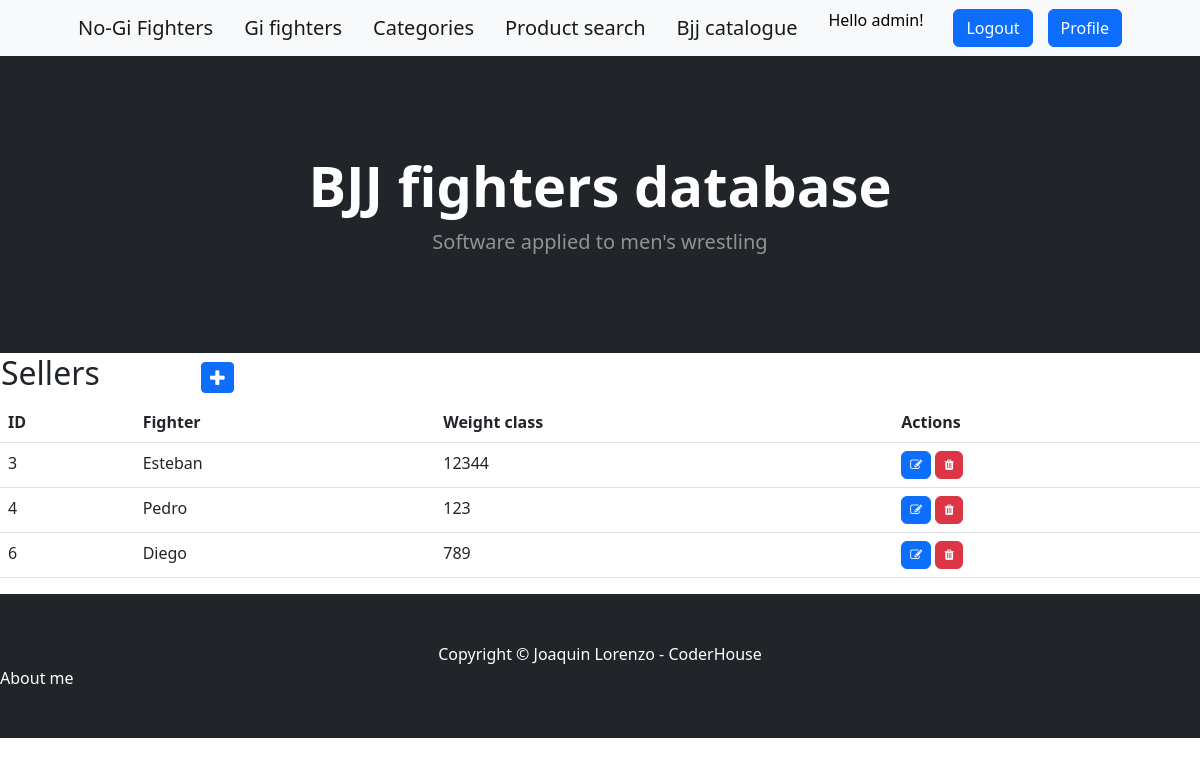
The app's page /sellers/ (signed in), older data.
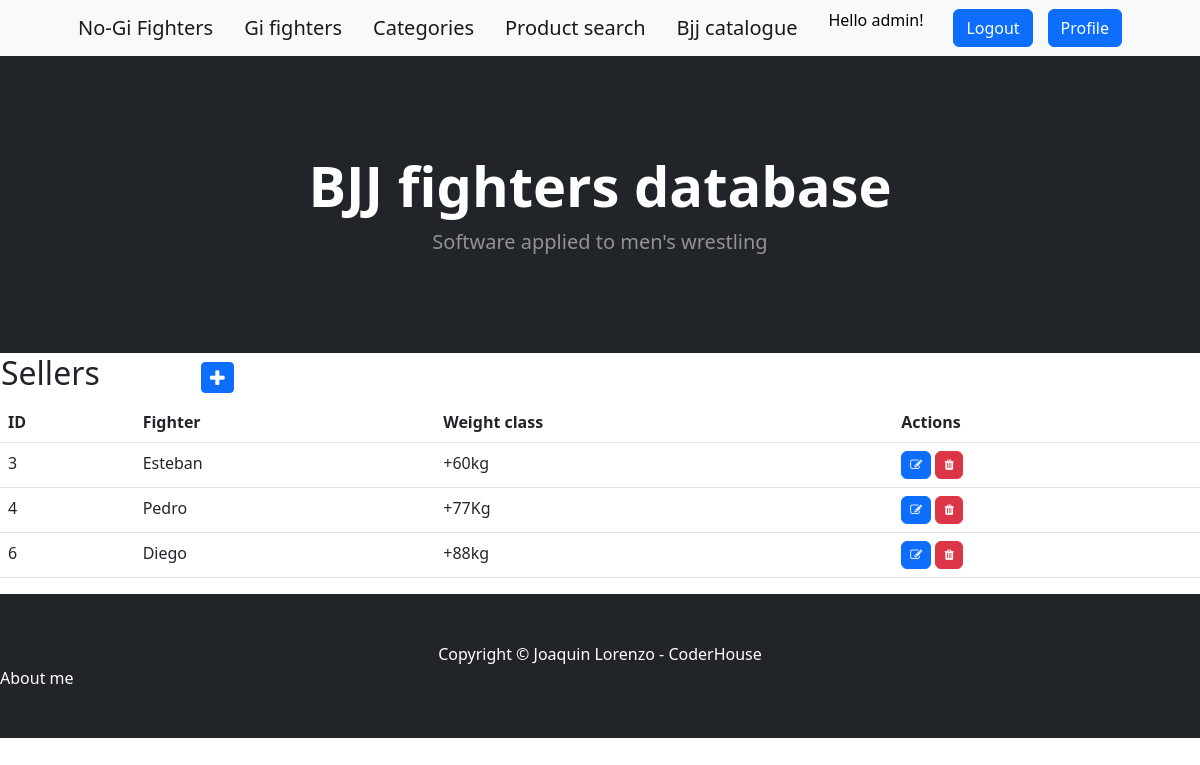
The same page, newer data.
### aplicacion/models.py (models this page shows, shortened)
class Seller(models.Model):
    username =models.CharField(max_length=40, blank=False)
    password = models.CharField(max_length=40, blank=False)

### aplicacion/views.py (the view)
# urls.py: path('sellers/', Seller_list.as_view(), name="sellers"),
class Seller_list(LoginRequiredMixin,ListView):
    model = Seller

### aplicacion/templates/aplicacion/Seller_list.html (shortened to what this page needs)
{%  extends 'aplicacion/base.html' %}
{% load static %}
{% block contenido %}
    <table>
        <tr>
            <td width="200"> <h2>Sellers</h2></td>
            <td>
                <a
                    href="{% url 'create_seller' %}"
                    class="btn btn-primary btn-sm"
                    ><i class="fa fa-plus fa-lg" title="New Record"></i>
                </a>
            </td>
        </tr>
    </table>
    <table class="table">
    <thead>
        <TR>
            <th>ID</th>
            <th>Fighter</th>
            <th>Weight class</th>
            <th>Actions</th>
        </TR>
    </thead>
    <tbody>
    {% for seller in seller_list %}
    <tr>
        <td>{{ seller.id }}</td>
        <td>{{ seller.username }}</td>
        <td>{{ seller.password }}</td>
        <td>
            <a
              href="{% url 'update_seller' seller.id %}"
              class="btn btn-primary"
              style="--bs-btn-padding-y: .25rem; --bs-btn-padding-x: .5rem; --bs-btn-font-size: .75rem;"
              ><i class="fa fa-edit fa-sm" title="Edit Record"></i>
            </a>
            <a
              href="{% url 'delete_seller' seller.id %}"
              class="btn btn-danger"
              style="--bs-btn-padding-y: .25rem; --bs-btn-padding-x: .5rem; --bs-btn-font-size: .75rem;"
              ><i class="fa fa-trash fa-sm" title="Delete Record"></i>
            </a>
          </td>
    </tr>
    {% endfor %}
    </tbody>
    </table>
{% endblock contenido %}

### aplicacion/templates/aplicacion/base.html (shortened to what this page needs)
<!DOCTYPE html>
<html lang="en">
    <head>
        {% load static %}
        <link href="https://cdn.jsdelivr.net/npm/bootstrap-icons@1.5.0/font/bootstrap-icons.css" rel="stylesheet" />
        <link href= "{% static 'aplicacion/css/styles.css'%}" rel="stylesheet" />
        <link rel="stylesheet" href="https://cdnjs.cloudflare.com/ajax/libs/font-awesome/4.7.0/css/font-awesome.min.css">
    </head>
    <body>
        <nav class="navbar navbar-expand-lg navbar-light bg-light">
            <div class="container px-4 px-lg-5">
                {% if user.is_authenticated %}
                    <a class="navbar-brand" href="{% url 'customers' %}">No-Gi Fighters</a>
                    <a class="navbar-brand" href="{% url 'sellers' %}">Gi fighters</a>
                    <a class="navbar-brand" href="{% url 'categories' %}">Categories</a>
                    <a class="navbar-brand" href="{% url 'SearchProduct' %}">Product search</a>
                    <a class="navbar-brand" href="{% url 'products' %}">Bjj catalogue</a>
                    <p style="color:black">Hello {{user.username}}!</p>
                    <a class="btn btn-primary" href="{% url 'logout' %}">Logout</a>
                    <a class="btn btn-primary" href="{% url 'edit_profile' %}">Profile</a>
                {% else %}
                    <a class="btn btn-primary" href="{% url 'login' %}">Login</a>
                    <a class="btn btn-success" href="{% url 'registry' %}">Register</a>
                {% endif %}
                </div>
        </nav>
        <header class="bg-dark py-5">
            <div class="container px-4 px-lg-5 my-5">
                <div class="text-center text-white">
                    <h1 class="display-4 fw-bolder">BJJ fighters database</h1>
                    <p class="lead fw-normal text-white-50 mb-0">Software applied to men's wrestling</p>
                </div>
            </div>
        </header>
        {% block contenido %}
        {% endblock contenido %}
        <footer class="py-5 bg-dark">
            <div class="container"><p class="m-0 text-center text-white">Copyright &copy; Joaquin Lorenzo - CoderHouse</p></div>
            <a class="navbar-brand" href="{% url 'about_me' %}" style="color: white;">About me</a>
        </footer>
    </body>
</html>

Row changes from the older to the newer data that the page shows:
changed Seller "Esteban": password "12344" → "+60kg"
changed Seller "Pedro": password "123" → "+77Kg"
changed Seller "Diego": password "789" → "+88kg"
